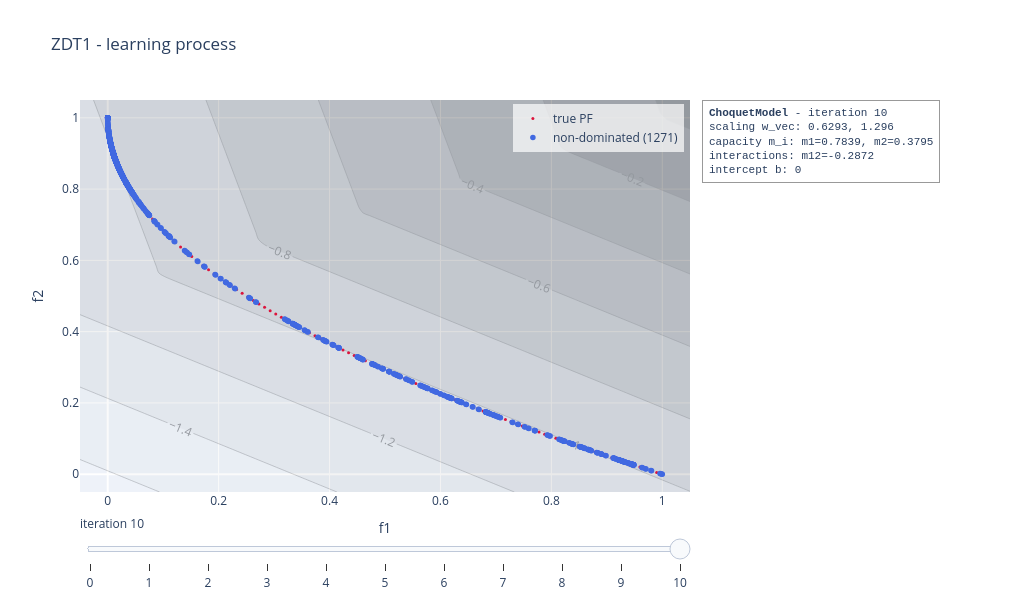

This figure's notebook cell:
### Code cell
choquet_model.visualise("learning", plot_scalarisation = True, show = False)

### Figure 1 — Plotly figure (JSON) as saved in the notebook; plotly's stock layout.template omitted (floating-point values rounded to 4 significant figures; data arrays with more than 128 entries replaced by an {"elided": "..."} marker saying what was removed)
{"data": [{"marker": {"color": "crimson", "size": 3}, "mode": "markers", "name": "true PF", "type": "scatter", "x": [0.0, 0.0101, 0.0202, 0.0303, 0.0404, 0.05051, 0.06061, 0.07071, 0.08081, 0.09091, 0.101, 0.1111, 0.1212, 0.1313, 0.1414, 0.1515, 0.1616, 0.1717, 0.1818, 0.1919, 0.202, 0.2121, 0.2222, 0.2323, 0.2424, 0.2525, 0.2626, 0.2727, 0.2828, 0.2929, 0.303, 0.3131, 0.3232, 0.3333, 0.3434, 0.3535, 0.3636, 0.3737, 0.3838, 0.3939, 0.404, 0.4141, 0.4242, 0.4343, 0.4444, 0.4545, 0.4646, 0.4747, 0.4848, 0.4949, 0.5051, 0.5152, 0.5253, 0.5354, 0.5455, 0.5556, 0.5657, 0.5758, 0.5859, 0.596, 0.6061, 0.6162, 0.6263, 0.6364, 0.6465, 0.6566, 0.6667, 0.6768, 0.6869, 0.697, 0.7071, 0.7172, 0.7273, 0.7374, 0.7475, 0.7576, 0.7677, 0.7778, 0.7879, 0.798, 0.8081, 0.8182, 0.8283, 0.8384, 0.8485, 0.8586, 0.8687, 0.8788, 0.8889, 0.899, 0.9091, 0.9192, 0.9293, 0.9394, 0.9495, 0.9596, 0.9697, 0.9798, 0.9899, 1.0], "y": [1.0, 0.8995, 0.8579, 0.8259, 0.799, 0.7753, 0.7538, 0.7341, 0.7157, 0.6985, 0.6822, 0.6667, 0.6518, 0.6376, 0.6239, 0.6108, 0.598, 0.5856, 0.5736, 0.5619, 0.5505, 0.5394, 0.5286, 0.518, 0.5076, 0.4975, 0.4875, 0.4778, 0.4682, 0.4588, 0.4495, 0.4404, 0.4315, 0.4226, 0.414, 0.4054, 0.397, 0.3887, 0.3805, 0.3724, 0.3644, 0.3565, 0.3487, 0.341, 0.3333, 0.3258, 0.3184, 0.311, 0.3037, 0.2965, 0.2893, 0.2823, 0.2753, 0.2683, 0.2615, 0.2546, 0.2479, 0.2412, 0.2346, 0.228, 0.2215, 0.215, 0.2086, 0.2023, 0.196, 0.1897, 0.1835, 0.1773, 0.1712, 0.1652, 0.1591, 0.1531, 0.1472, 0.1413, 0.1354, 0.1296, 0.1238, 0.1181, 0.1124, 0.1067, 0.1011, 0.09547, 0.0899, 0.08437, 0.07887, 0.0734, 0.06797, 0.06256, 0.05719, 0.05185, 0.04654, 0.04126, 0.036, 0.03078, 0.02558, 0.02041, 0.01527, 0.01015, 0.005063, 0.0]}, {"marker": {"color": "royalblue", "size": 5.5}, "mode": "markers", "name": "non-dominated (1271)", "type": "scatter", "x": {"elided": "1271 float values"}, "y": {"elided": "1271 float values"}}, {"colorscale": [[0, "rgb(255,255,255)"], [0.125, "rgb(240,240,240)"], [0.25, "rgb(217,217,217)"], [0.375, "rgb(189,189,189)"], [0.5, "rgb(150,150,150)"], [0.625, "rgb(115,115,115)"], [0.75, "rgb(82,82,82)"], [0.875, "rgb(37,37,37)"], [1, "rgb(0,0,0)"]], "contours": {"showlabels": true}, "opacity": 0.35, "showlegend": false, "showscale": false, "type": "contour", "x": [-0.05, -0.03136, -0.01271, 0.005932, 0.02458, 0.04322, 0.06186, 0.08051, 0.09915, 0.1178, 0.1364, 0.1551, 0.1737, 0.1924, 0.211, 0.2297, 0.2483, 0.2669, 0.2856, 0.3042, 0.3229, 0.3415, 0.3602, 0.3788, 0.3975, 0.4161, 0.4347, 0.4534, 0.472, 0.4907, 0.5093, 0.528, 0.5466, 0.5653, 0.5839, 0.6025, 0.6212, 0.6398, 0.6585, 0.6771, 0.6958, 0.7144, 0.7331, 0.7517, 0.7703, 0.789, 0.8076, 0.8263, 0.8449, 0.8636, 0.8822, 0.9008, 0.9195, 0.9381, 0.9568, 0.9754, 0.9941, 1.013, 1.031, 1.05], "y": [-0.05, -0.03136, -0.01271, 0.005932, 0.02458, 0.04322, 0.06186, 0.08051, 0.09915, 0.1178, 0.1364, 0.1551, 0.1737, 0.1924, 0.211, 0.2297, 0.2483, 0.2669, 0.2856, 0.3042, 0.3229, 0.3415, 0.3602, 0.3788, 0.3975, 0.4161, 0.4347, 0.4534, 0.472, 0.4907, 0.5093, 0.528, 0.5466, 0.5653, 0.5839, 0.6025, 0.6212, 0.6398, 0.6585, 0.6771, 0.6958, 0.7144, 0.7331, 0.7517, 0.7703, 0.789, 0.8076, 0.8263, 0.8449, 0.8636, 0.8822, 0.9008, 0.9195, 0.9381, 0.9568, 0.9754, 0.9941, 1.013, 1.031, 1.05], "z": {"elided": "60x60 float values"}}], "layout": {"annotations": [{"align": "left", "bgcolor": "rgba(255,255,255,0.85)", "bordercolor": "#999999", "borderpad": 6, "borderwidth": 1, "font": {"family": "Courier New, monospace", "size": 11}, "showarrow": false, "text": "<b>ChoquetModel</b> - iteration 10<br>scaling w_vec: 0.6293, 1.296<br>capacity m_i: m1=0.7839, m2=0.3795<br>interactions: m12=-0.2872<br>intercept b: 0", "x": 1.02, "xanchor": "left", "xref": "paper", "y": 1, "yanchor": "top", "yref": "paper"}], "height": 600, "legend": {"bgcolor": "rgba(255,255,255,0.7)", "x": 0.99, "xanchor": "right", "y": 0.99, "yanchor": "top"}, "margin": {"r": 330}, "showlegend": true, "sliders": [{"active": 10, "currentvalue": {"prefix": "iteration "}, "steps": [{"args": [["0"], {"frame": {"redraw": true}, "mode": "immediate"}], "label": "0", "method": "animate"}, {"args": [["1"], {"frame": {"redraw": true}, "mode": "immediate"}], "label": "1", "method": "animate"}, {"args": [["2"], {"frame": {"redraw": true}, "mode": "immediate"}], "label": "2", "method": "animate"}, {"args": [["3"], {"frame": {"redraw": true}, "mode": "immediate"}], "label": "3", "method": "animate"}, {"args": [["4"], {"frame": {"redraw": true}, "mode": "immediate"}], "label": "4", "method": "animate"}, {"args": [["5"], {"frame": {"redraw": true}, "mode": "immediate"}], "label": "5", "method": "animate"}, {"args": [["6"], {"frame": {"redraw": true}, "mode": "immediate"}], "label": "6", "method": "animate"}, {"args": [["7"], {"frame": {"redraw": true}, "mode": "immediate"}], "label": "7", "method": "animate"}, {"args": [["8"], {"frame": {"redraw": true}, "mode": "immediate"}], "label": "8", "method": "animate"}, {"args": [["9"], {"frame": {"redraw": true}, "mode": "immediate"}], "label": "9", "method": "animate"}, {"args": [["10"], {"frame": {"redraw": true}, "mode": "immediate"}], "label": "10", "method": "animate"}]}], "title": {"text": "ZDT1 - learning process"}, "width": 1020, "xaxis": {"range": [-0.05, 1.05], "title": {"text": "f1"}}, "yaxis": {"range": [-0.05, 1.05], "title": {"text": "f2"}}}}
